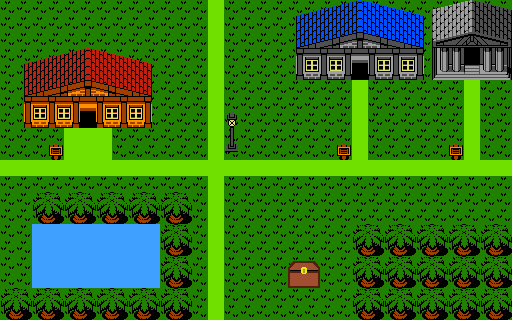

A 2D game scene composited from a Tiled map and its tileset images. What follows is a short description and the map's XML, with every tile layer's data as written:
An orthogonal 32x20 tile map with 16x16 px tiles, 3 tile layers (Ground, Buildings and Terain, Chest), 2 tilesets and 10 objects.

<map version="1.10" tiledversion="1.11.0" orientation="orthogonal" renderorder="right-down" width="32" height="20" tilewidth="16" tileheight="16" infinite="0" nextlayerid="7" nextobjectid="40">
 <editorsettings>
  <export target="../maps/overworldMap.lua" format="lua" />
 </editorsettings>
 <tileset firstgid="1" name="overworld" tilewidth="16" tileheight="16" tilecount="480" columns="32" backgroundcolor="#ffffff">
  <image source="overworld.png" width="512" height="240" />
 </tileset>
 <tileset firstgid="481" name="chest" tilewidth="16" tileheight="16" tilecount="36" columns="6">
  <image source="chest/TresureChest.png" width="96" height="96" />
 </tileset>
 <layer id="1" name="Ground" width="32" height="20">
  <data encoding="csv">
294,294,294,294,294,294,294,294,294,294,294,294,294,294,294,294,294,294,294,294,294,294,294,294,294,294,294,294,294,294,294,294,
294,294,294,294,294,294,294,294,294,294,294,294,294,294,294,294,294,294,294,294,294,294,294,294,294,294,294,294,294,294,294,294,
294,294,294,294,294,294,294,294,294,294,294,294,294,294,294,294,294,294,294,294,294,294,294,294,294,294,294,294,294,294,294,294,
294,294,294,294,294,294,294,294,294,294,294,294,294,294,294,294,294,294,294,294,294,294,294,294,294,294,294,294,294,294,294,294,
294,294,294,294,294,294,294,294,294,294,294,294,294,294,294,294,294,294,294,294,294,294,294,294,294,294,294,294,294,294,294,294,
294,294,294,294,294,294,294,294,294,294,294,294,294,294,294,294,294,294,294,294,294,294,294,294,294,294,294,294,294,294,294,294,
294,294,294,294,294,294,294,294,294,294,294,294,294,294,294,294,294,294,294,294,294,294,294,294,294,294,294,294,294,294,294,294,
294,294,294,294,294,294,294,294,294,294,294,294,294,294,294,294,294,294,294,294,294,294,294,294,294,294,294,294,294,294,294,294,
294,294,294,294,294,2,2,294,294,294,294,294,294,294,294,294,294,294,294,294,294,294,294,294,294,294,294,294,294,294,294,294,
294,294,294,294,294,2,2,294,294,294,294,294,294,294,294,294,294,294,294,294,294,294,294,294,294,294,294,294,294,294,294,294,
2,2,2,2,2,2,2,2,2,2,2,2,2,2,294,294,294,294,294,294,294,294,294,294,294,294,294,294,294,294,294,294,
294,294,294,294,294,294,294,294,294,294,294,294,294,2,294,294,294,294,294,294,294,294,294,294,294,294,294,294,294,294,294,294,
294,294,294,294,294,294,294,294,294,294,294,294,294,2,294,294,294,294,294,294,294,294,294,294,294,294,294,294,294,294,294,294,
294,294,294,294,294,294,294,294,294,294,294,294,294,2,294,294,294,294,294,294,294,294,294,294,294,294,294,294,294,294,294,294,
294,294,294,294,294,294,294,294,294,294,294,294,294,2,294,294,294,294,294,294,294,294,294,294,294,294,294,294,294,294,294,294,
294,294,294,294,294,294,294,294,294,294,294,294,294,2,294,294,294,294,294,294,294,294,294,294,294,294,294,294,294,294,294,294,
294,294,294,294,294,294,294,294,294,294,294,294,294,2,294,294,294,294,294,294,294,294,294,294,294,294,294,294,294,294,294,294,
294,294,294,294,294,294,294,294,294,294,294,294,294,2,294,294,294,294,294,294,294,294,294,294,294,294,294,294,294,294,294,294,
294,294,294,294,294,294,294,294,294,294,294,294,294,2,294,294,294,294,294,294,294,294,294,294,294,294,294,294,294,294,294,294,
294,294,294,294,294,294,294,294,294,294,294,294,294,2,294,294,294,294,294,294,294,294,294,294,294,294,294,294,294,294,294,294
</data>
 </layer>
 <layer id="3" name="Buildings and Terain" width="32" height="20">
  <data encoding="csv">
0,0,0,0,0,0,0,0,0,0,0,0,0,2,0,0,0,0,184,185,186,187,188,189,190,191,192,69,70,71,72,73,
0,0,0,0,0,0,0,0,0,0,0,0,0,2,0,0,0,0,216,219,219,219,220,221,221,221,224,101,102,103,104,105,
0,0,0,0,0,0,0,0,0,0,0,0,0,2,0,0,0,0,248,249,250,251,252,253,254,255,256,133,134,135,136,137,
0,24,25,26,27,28,29,30,31,32,0,0,0,2,0,0,0,0,280,281,282,283,284,285,286,287,288,165,166,167,168,169,
0,56,59,59,59,60,61,61,61,64,0,0,0,2,0,0,0,0,312,313,314,315,3,317,318,319,320,197,198,199,200,201,
0,88,89,90,91,92,93,94,95,96,0,0,0,2,0,0,0,0,0,0,0,0,2,0,0,0,0,0,0,2,0,0,
0,120,121,122,123,124,125,126,127,128,0,0,0,2,0,0,0,0,0,0,0,0,2,0,0,0,0,0,0,2,0,0,
0,152,153,154,155,3,157,158,159,160,0,0,0,2,215,0,0,0,0,0,0,0,2,0,0,0,0,0,0,2,0,0,
0,0,0,0,2,0,0,0,0,0,0,0,0,2,247,0,0,0,0,0,0,0,2,0,0,0,0,0,0,2,0,0,
0,0,0,4,2,0,0,0,0,0,0,0,0,2,279,0,0,0,0,0,0,4,2,0,0,0,0,0,4,2,0,0,
0,0,0,0,0,0,0,0,0,0,0,0,0,2,2,2,2,2,2,2,2,2,2,2,2,2,2,2,2,2,2,2,
0,0,0,0,0,0,0,0,0,0,0,0,0,0,0,0,0,0,0,0,0,0,0,0,0,0,0,0,0,0,0,0,
0,0,383,384,383,384,383,384,383,384,383,384,0,0,0,0,0,0,0,0,0,0,0,0,0,0,0,0,0,0,0,0,
0,0,415,416,415,416,415,416,415,416,415,416,0,0,0,0,0,0,0,0,0,0,0,0,0,0,0,0,0,0,0,0,
0,0,341,341,341,341,341,341,341,341,383,384,0,0,0,0,0,0,0,0,0,0,383,384,383,384,383,384,383,384,383,384,
0,0,341,341,341,341,341,341,341,341,415,416,0,0,0,0,0,0,0,0,0,0,415,416,415,416,415,416,415,416,415,416,
0,0,341,341,341,341,341,341,341,341,383,384,0,0,0,0,0,0,0,0,0,0,383,384,383,384,383,384,383,384,383,384,
0,0,341,341,341,341,341,341,341,341,415,416,0,0,0,0,0,0,0,0,0,0,415,416,415,416,415,416,415,416,415,416,
383,384,383,384,383,384,383,384,383,384,383,384,0,0,0,0,0,0,0,0,0,0,383,384,383,384,383,384,383,384,383,384,
415,416,415,416,415,416,415,416,415,416,415,416,0,0,0,0,0,0,0,0,0,0,415,416,415,416,415,416,415,416,415,416
</data>
 </layer>
 <layer id="6" name="Chest" width="32" height="20">
  <data encoding="csv">
0,0,0,0,0,0,0,0,0,0,0,0,0,0,0,0,0,0,0,0,0,0,0,0,0,0,0,0,0,0,0,0,
0,0,0,0,0,0,0,0,0,0,0,0,0,0,0,0,0,0,0,0,0,0,0,0,0,0,0,0,0,0,0,0,
0,0,0,0,0,0,0,0,0,0,0,0,0,0,0,0,0,0,0,0,0,0,0,0,0,0,0,0,0,0,0,0,
0,0,0,0,0,0,0,0,0,0,0,0,0,0,0,0,0,0,0,0,0,0,0,0,0,0,0,0,0,0,0,0,
0,0,0,0,0,0,0,0,0,0,0,0,0,0,0,0,0,0,0,0,0,0,0,0,0,0,0,0,0,0,0,0,
0,0,0,0,0,0,0,0,0,0,0,0,0,0,0,0,0,0,0,0,0,0,0,0,0,0,0,0,0,0,0,0,
0,0,0,0,0,0,0,0,0,0,0,0,0,0,0,0,0,0,0,0,0,0,0,0,0,0,0,0,0,0,0,0,
0,0,0,0,0,0,0,0,0,0,0,0,0,0,0,0,0,0,0,0,0,0,0,0,0,0,0,0,0,0,0,0,
0,0,0,0,0,0,0,0,0,0,0,0,0,0,0,0,0,0,0,0,0,0,0,0,0,0,0,0,0,0,0,0,
0,0,0,0,0,0,0,0,0,0,0,0,0,0,0,0,0,0,0,0,0,0,0,0,0,0,0,0,0,0,0,0,
0,0,0,0,0,0,0,0,0,0,0,0,0,0,0,0,0,0,0,0,0,0,0,0,0,0,0,0,0,0,0,0,
0,0,0,0,0,0,0,0,0,0,0,0,0,0,0,0,0,0,0,0,0,0,0,0,0,0,0,0,0,0,0,0,
0,0,0,0,0,0,0,0,0,0,0,0,0,0,0,0,0,0,0,0,0,0,0,0,0,0,0,0,0,0,0,0,
0,0,0,0,0,0,0,0,0,0,0,0,0,0,0,0,0,0,0,0,0,0,0,0,0,0,0,0,0,0,0,0,
0,0,0,0,0,0,0,0,0,0,0,0,0,0,0,0,0,0,0,0,0,0,0,0,0,0,0,0,0,0,0,0,
0,0,0,0,0,0,0,0,0,0,0,0,0,0,0,0,0,0,0,0,0,0,0,0,0,0,0,0,0,0,0,0,
0,0,0,0,0,0,0,0,0,0,0,0,0,0,0,0,0,0,485,486,0,0,0,0,0,0,0,0,0,0,0,0,
0,0,0,0,0,0,0,0,0,0,0,0,0,0,0,0,0,0,491,492,0,0,0,0,0,0,0,0,0,0,0,0,
0,0,0,0,0,0,0,0,0,0,0,0,0,0,0,0,0,0,0,0,0,0,0,0,0,0,0,0,0,0,0,0,
0,0,0,0,0,0,0,0,0,0,0,0,0,0,0,0,0,0,0,0,0,0,0,0,0,0,0,0,0,0,0,0
</data>
 </layer>
 <objectgroup id="4" name="Walls">
  <object id="4" x="18.6667" y="47.3333" width="138" height="84.6667" />
  <object id="5" x="32.6667" y="190" width="161.333" height="128" />
  <object id="6" x="-2" y="286" width="34.6667" height="32" />
  <object id="7" x="352.667" y="224" width="160" height="96" />
  <object id="8" x="292.667" y="0" width="218.667" height="81.3333" />
  <object id="9" x="223.333" y="111.333" width="16" height="48" />
  <object id="10" x="47.3333" y="144.667" width="16" height="16" />
  <object id="11" x="337.333" y="144.667" width="13.3333" height="14.6667" />
  <object id="39" x="447.5" y="144.25" width="15.75" height="15.5" />
 </objectgroup>
 <objectgroup id="5" name="Chest">
  <object id="38" x="288.25" y="255.5" width="32" height="33.25" />
 </objectgroup>
</map>
